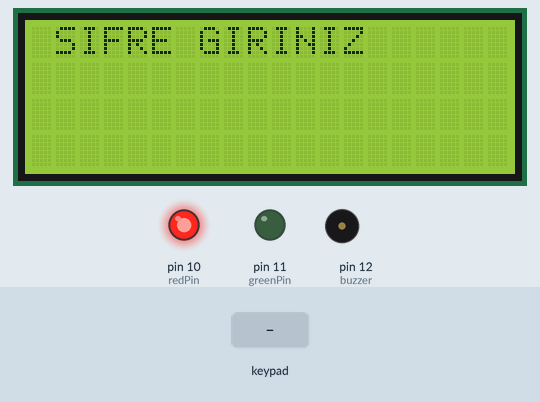
Bench run of a sketch on a simulated Arduino Uno, built with avr-gcc and run on an emulated ATmega328P. Parts: 20×4 character LCD, output pins drawn as LEDs (lit = HIGH), buzzer (waves = sounding, pin HIGH). Inputs (shaded band) come from the test bench.

Above: at 5.4 s.
5.5 s: keypad keys 1 2 3 pressed 0.4 s apart
At 8.4 s:
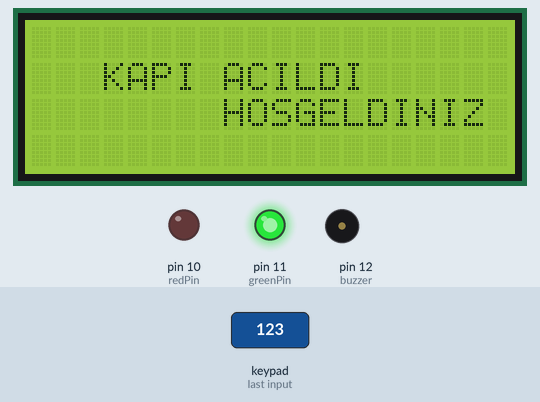
15.4 s: key '*' pressed
At 18.2 s:
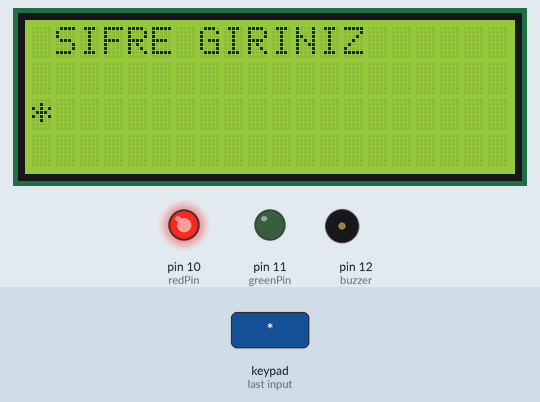
18.4 s: key '#' pressed
At 20.5 s:
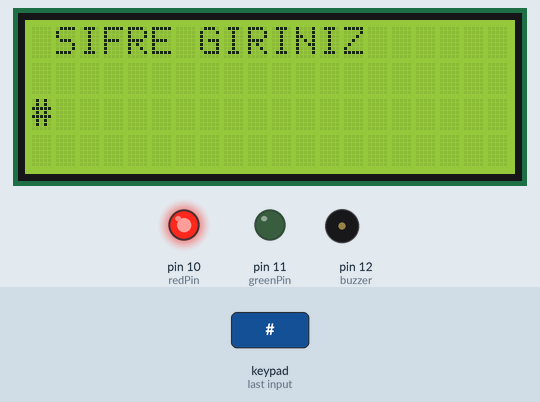
21.4 s: keypad keys 6 7 8 9 pressed 0.4 s apart
At 24.9 s:
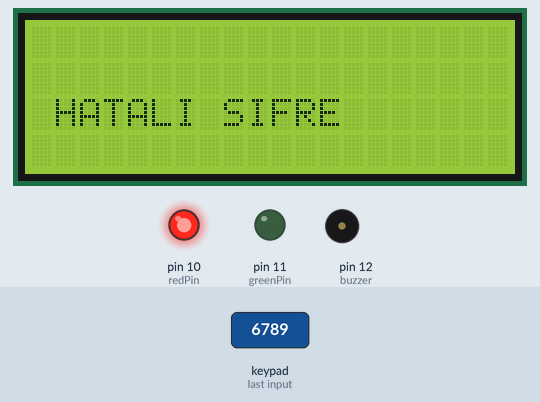
Timing chart, 0 to 26.4 s (numbered marks = the images above; inputs shaded):
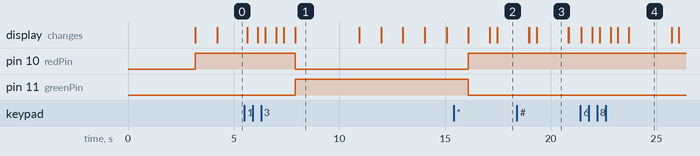

The sketch:

automatic_door.ino
```cpp
#include<Keypad.h>
#include <Wire.h>
#include <LiquidCrystal_I2C.h>

LiquidCrystal_I2C lcd(0x3F,20,4);

char keys[4][3]={
 {'1','2','3'},
 {'4','5','6'},
 {'7','8','9'},
 {'*','0','#'}};

byte rowPin[4]={6,7,8,9};
byte colPin[3]={3,4,5};

String password = "123";  // Pin kodumuz
int position = 0;

int wrong = 0; // Hatalı giriş sayısını tutan değişkenimiz

int redPin = 10;
int greenPin = 11;
int buzzer = 12;

Keypad keypad=Keypad(makeKeymap(keys),rowPin,colPin,4,3);

int total = 0; // Hatalı giriş sayılarını konrol eden operatörümüz

void setup()
{

 pinMode(redPin,OUTPUT);
 pinMode(greenPin,OUTPUT);
 pinMode(buzzer, OUTPUT);

lcd.init(); //Lcd ekranı başlatma komutu
lcd.init();
lcd.backlight();
lcd.print("   HAKAN OZCAN   ");
lcd.setCursor(0,1);
lcd.print("   OTOMATIK   ");
lcd.setCursor(0,2);
lcd.print("     KAPI     ");
lcd.setCursor(0,3);
lcd.print("   SISTEMI   ");
delay(3000);
lcd.clear();
setLocked(true);
delay(20);
}

void loop()
{

  lcd.clear();
  lcd.print(" SIFRE GIRINIZ ");
  delay(100);

 char pressed=keypad.getKey();
 String key[3];

 if(pressed)
 {
  lcd.clear();
  lcd.print(" SIFRE GIRINIZ ");
  lcd.setCursor(position,2);
  lcd.print(pressed);
  delay(500);
    if(pressed == '*' || pressed == '#')
      {
          position = 0;
          setLocked(true);
          lcd.clear();
      }

    else if(pressed == password[position])
      {
          key[position]=pressed;
          position++;
      }

    else if (pressed != password[position] )
      {
          wrong++;
          position ++;
      }

    if(position == 3){
          if( wrong >0)
            {
                total++;
                wrong = 0;
                position = 0;
                lcd.clear();
                lcd.setCursor(0,2);
                lcd.print(" HATALI SIFRE ");
                delay(1000);
                setLocked(true);
            }

          else if(position == 3 && wrong == 0)
            {
                position = 0;
                wrong = 0;
                lcd.clear();
                lcd.setCursor(0,1);
                lcd.print("   KAPI ACILDI   ");
                lcd.setCursor(5,2);
                lcd.print("   HOSGELDINIZ   ");
                setLocked(false);
                delay(2000);
                lcd.clear();
                lcd.print(" KAPI 5 SANIYE ");
                lcd.setCursor(0,1);
                lcd.print(" SONRA KAPANACAK ");
                lcd.setCursor(0,2);
                delay(1000);
                lcd.clear();
                lcd.print(" KAPI 4 SANIYE ");
                lcd.setCursor(0,1);
                lcd.print(" SONRA KAPANACAK ");
                lcd.setCursor(0,2);
                delay(1000);
                lcd.clear();
                lcd.print(" KAPI 3 SANIYE ");
                lcd.setCursor(0,1);
                lcd.print(" SONRA KAPANACAK ");
                lcd.setCursor(0,2);
                delay(1000);
                lcd.clear();
                lcd.print(" KAPI 2 SANIYE ");
                lcd.setCursor(0,1);
                lcd.print(" SONRA KAPANACAK ");
                lcd.setCursor(0,2);
                delay(1000);
                lcd.clear();
                lcd.print(" KAPI 1 SANIYE ");
                lcd.setCursor(0,1);
                lcd.print(" SONRA KAPANACAK ");
                lcd.setCursor(0,2);
                delay(1000);
                lcd.clear();
                lcd.print(" KAPI KAPANDI ");
                setLocked(true);

            }

             if(total ==3)
            {
                total=0;
                buzzer_beep();
                delay(500);
            }

        }

   }


}

void setLocked(int locked)
  {
    if (locked)
      {
          digitalWrite(redPin, HIGH);
          digitalWrite(greenPin, LOW);
          delay(1000);
      }
    else
      {
          digitalWrite(redPin, LOW);
          digitalWrite(greenPin, HIGH);
          delay(1000);
      }
  }
void buzzer_beep()
{
   lcd.clear();
   lcd.setCursor(0,1);
   lcd.print(" HATALI SIFRE!!! ");
   lcd.setCursor(0,2);
   lcd.print(" ERISIM ENGELLENDI ");
    while(1)
   {
   digitalWrite(buzzer,HIGH);
   delay(1000);
   digitalWrite(buzzer,LOW);
   delay(1000);
   }
}
```

Measured:
- after the input at 5.5 s, pin 10 (redPin): HIGH → LOW after 2.4 s; pin 11 (greenPin): LOW → HIGH after 2.4 s; the display: first changes after 0.13 s (image 1 shows a later state)
- after the input at 15.4 s, the display: first differs from a run without the input after 2.1 s (image 2)
- after the input at 18.4 s, the display: first differs from a run without the input after 0.93 s (image 3)
- after the input at 21.4 s, the display: first changes at once (image 4 shows a later state)
- what the display in image 1 shows lasts 3.0 s, from 7.9 s to 10.9 s
- what the display in image 3 shows lasts 1.5 s, from 19.3 s to 20.8 s
